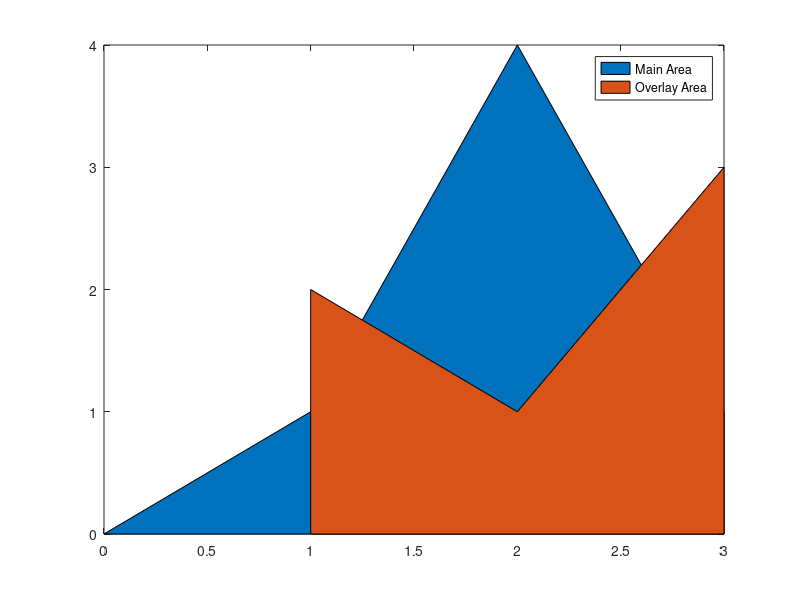

Reproduce this figure in MATLAB.
f = figure(60);
main_area = area([0, 1, 2, 3], [0, 1, 4, 1]);
hold on
overlay_area = area([2, 1, 3]);
legend_handle = legend("Main Area", "Overlay Area");
x_bounds = xlim();
y_bounds = ylim();
current = gcf();
